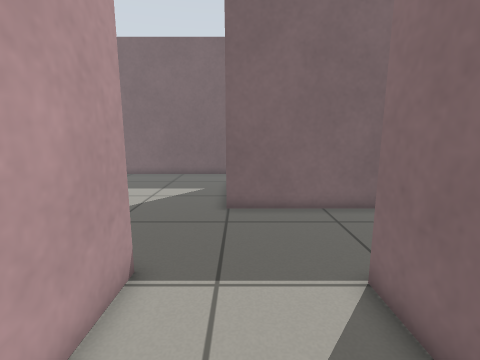
View 1 (above)

18 first-person views from a walk through a Gazebo world. The camera is 0.78 m above the floor, tilts 10° down and sees 85° across. The floor is counted in squares, 0.25 m on a side. Each view is taken from the middle of a square. On the plan, view 1 faces up. The plan holds only what a view shows up to about 20 squares ahead; the rest is blank.

View 2
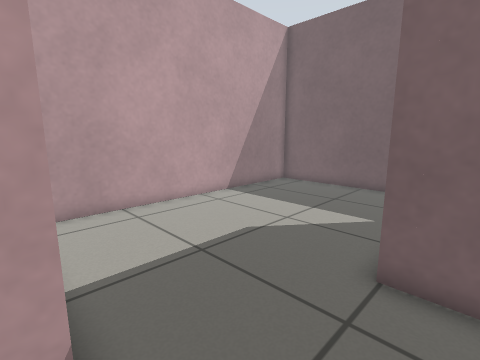

View 3
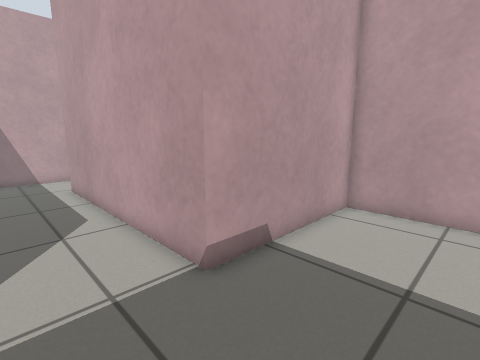

View 4
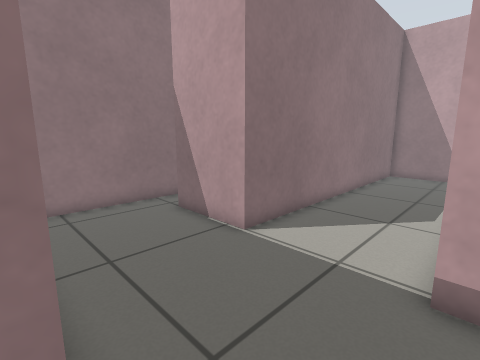

View 5
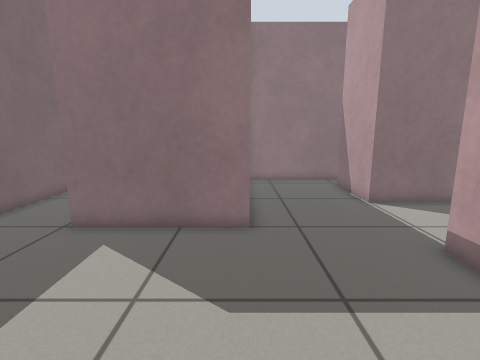

View 6
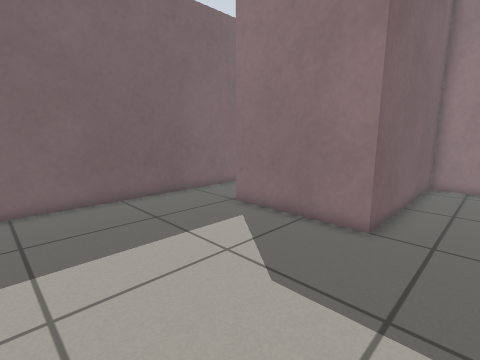

View 7
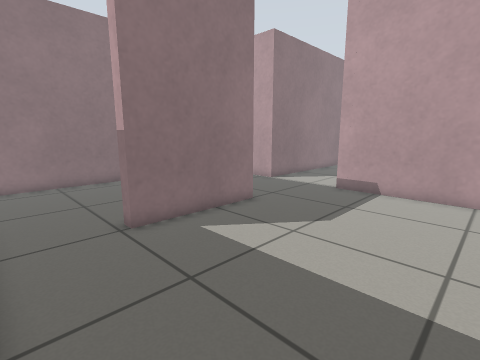

View 8
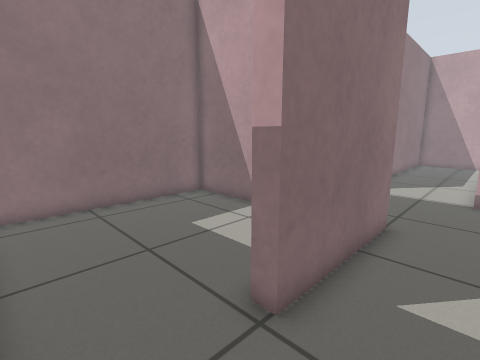

View 9
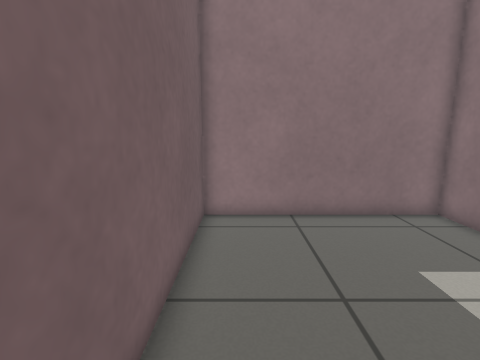

View 10
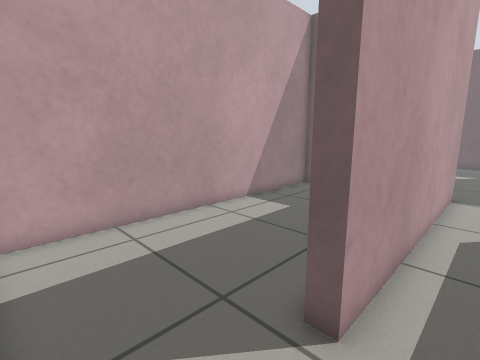

View 11
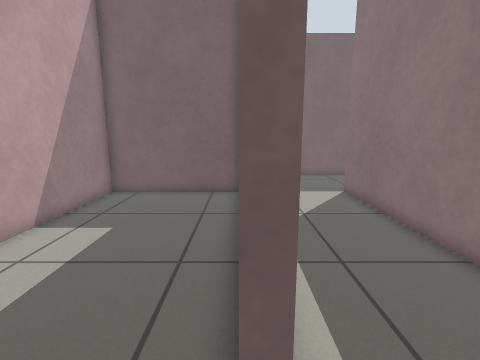

View 12
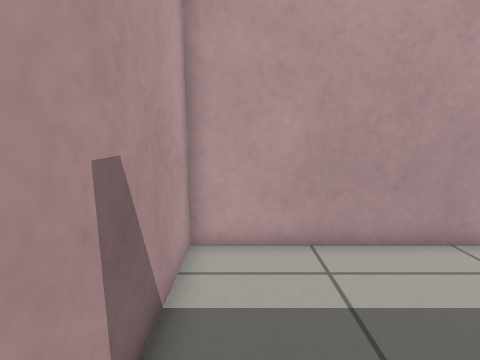

View 13
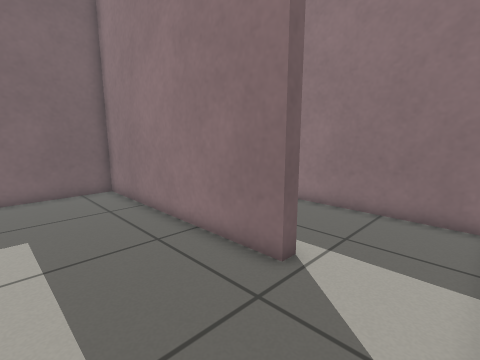

View 14
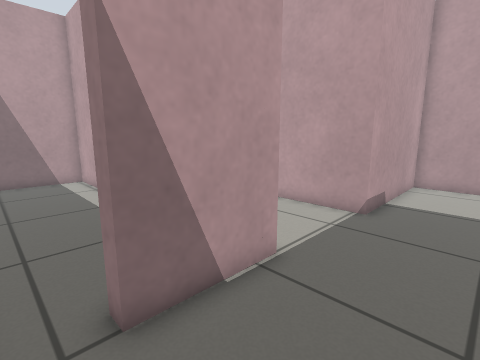

View 15
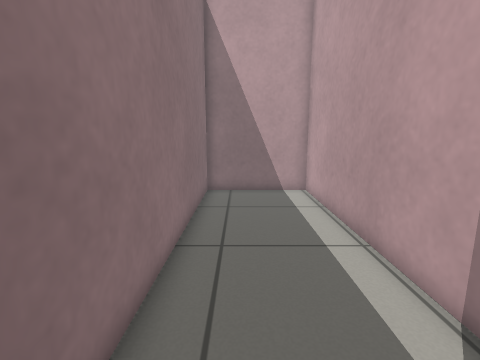

View 16
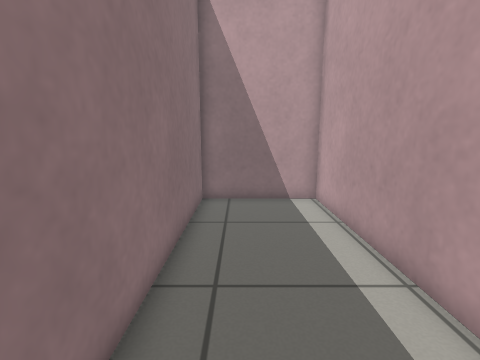

View 17
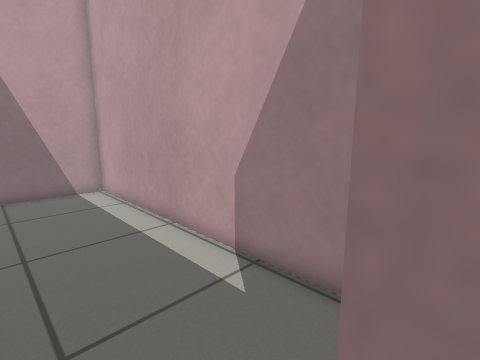

View 18
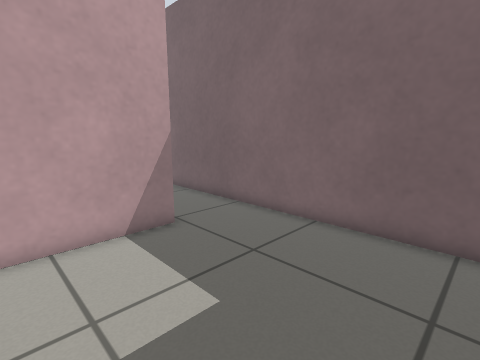

### Floor plan
Points are (right, up) in squares from view 1. A wall is a line through its corners. A room is listed if a view was taken in it or the views show most of it. See-through windows are left out.
Room 1 (views 1, 2, 3, 4, 5, 6, 7, 8, 9, 10, 14, 17)
walls: (8.8, 4.5) (8.8, 10.7) (-0.6, 10.7) (-0.6, 16.7) (0, 16.7); (0.4, 20.4) (-10, 20.4) (-10, 5.5) (-2.4, 5.5) (-2.4, -6.5); (-2.5, -10.4) (2.7, -10.4) (2.7, 5.1) (6.7, 5.1) (6.7, 4.4)
ways out: opening at (-3, -8.5) to room 2; opening at (7.5, 5) to room 3; opening at (0, 18.5) to room 4
Room 2 (views 11, 12, 13)
walls: (-2.4, -6.5) (-3, -6.5) (-3, 4.9) (-10, 4.9) (-10, -10.4) (-2.5, -10.4)
ways out: opening at (-3, -8.5) to room 1
Room 3 (views 15, 16)
walls: (3.3, 3.1) (3.3, -10.4) (8.8, -10.4) (8.8, 4.5)
ways out: opening at (7.5, 5) to room 1
Room 4 (view 18)
walls: (0, 16.7) (0, 12); (4.9, 11.3) (8.8, 11.3) (8.8, 20.4) (0.4, 20.4)
ways out: opening at (0, 18.5) to room 1

Where each view was taken, in squares from view 1:
view 1: 0 up, 0 right, facing up
view 2: 5 up, 1 right, facing up-left
view 3: 10 up, 1 right, facing down-left
view 4: 11 up, 3 left, facing down-right
view 5: 11 up, 9 left, facing right
view 6: 8 up, 9 left, facing up-right
view 7: 20 up, 9 left, facing down-right
view 8: 20 up, 3 left, facing down-right
view 9: 19 up, 1 left, facing right
view 10: 10 down, 1 left, facing up-left
view 11: 9 down, 3 left, facing up
view 12: 9 down, 3 left, facing left
view 13: 10 down, 8 left, facing up-right
view 14: 9 up, 8 right, facing down-left
view 15: 4 up, 7 right, facing down
view 16: 2 up, 7 right, facing down
view 17: 5 up, 8 right, facing down-left
view 18: 12 up, 8 right, facing up-left
